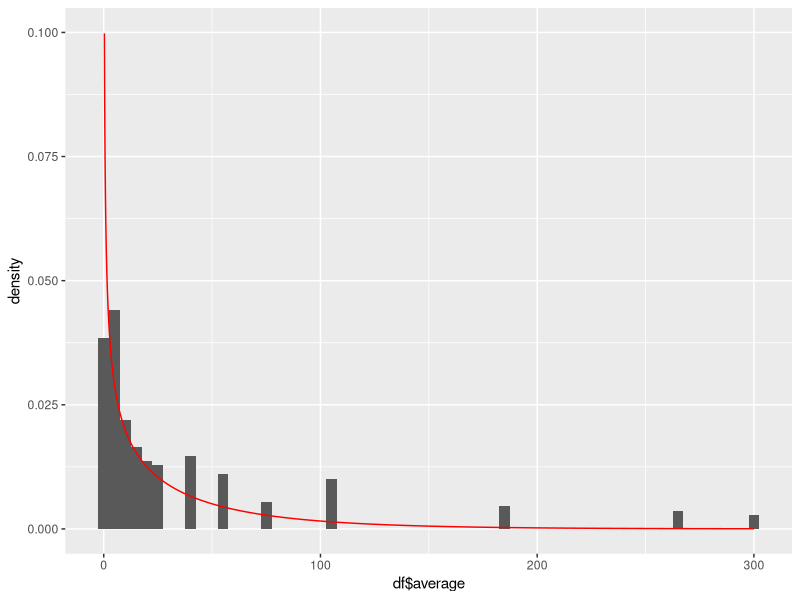
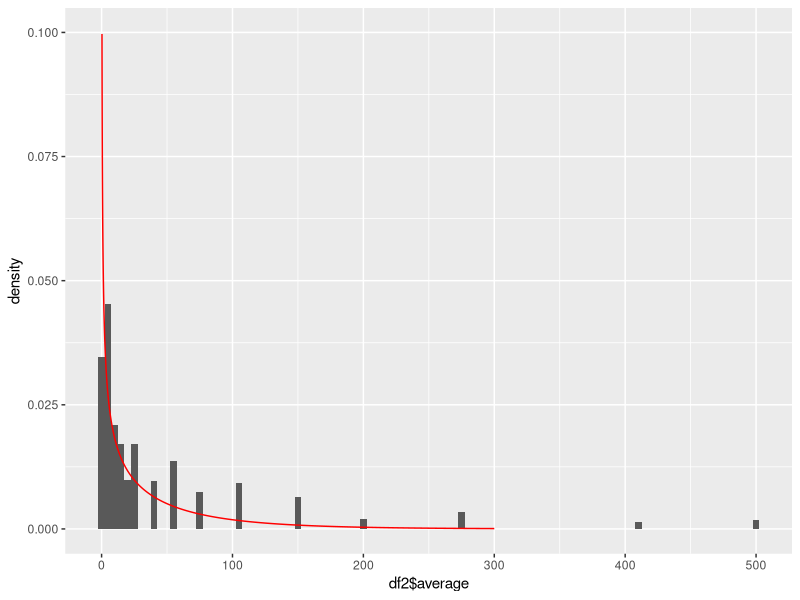

Reproduce these figures in R, in order.
library(tidyverse)
df <- data.frame(c(rep(1.389,42),rep(4.661,48),rep(9.991,24),rep(15.482,18),rep(20.232,15),rep(26.616,14),rep(40.278,16),rep(56.414,12),rep(74.985,6),rep(106.851,11),rep(184.735,5),rep(264.025,4),rep(300,3)))
names(df) <- "average"

gamma <- function(a){ #create the gamma function, being used in the gamma distribution
  fun <- function(x){ #create the function being used in the integral
    x^(a-1)*exp(-x)
  }
  int <- integrate(fun, 0, Inf) #integrate the function
  int$value #return numeric answer
}

loglik <- function(p,z){ #create the loglikelihood function using the gamma function, parameters p and data z
  a <- p[1]
  b <- p[2]
  ll <- z^(a-1)/(gamma(a)*b^a)*exp(-z/b)
  sum(log(ll))
}

p <- c(1,2) #inital values
m <- optim(p, loglik, hessian = TRUE,control = list(fnscale=-1), z = df$average) #optimization
#we know that the mean of the gamma distribution is equal to a*b. By comparing the mean of the fitted gammadistribution
#by the mean of the data we can see whether we have done it right
mean(df$average)
m$par[1]*m$par[2]
#as they are both close to 33.5 we get the idea that the optimization went well. We can check this visually:
x.grid <- seq(0, to = 300, by =0.01)
estimated.density <- x.grid^(m$par[1]-1)/(gamma(m$par[1])*m$par[2]^m$par[1])*exp(-x.grid/m$par[2])
dd <- data.frame(x.grid, estimated.density)

ggplot(df) +
  geom_histogram(aes(x=df$average, stat(density)), binwidth = 5) + #plot the data
  geom_line(data = dd, aes(x=x.grid, y=estimated.density), color = "red")+ #plot the density function
  ylim(0,0.1) #only show y from 0 to 0.1 to make it visually more pleasant

df2 <- data.frame(c(rep(1.25,101),rep(5,132),rep(10,61),rep(15,50),rep(20,29),rep(27.5,50),rep(40,28),rep(57.5,40),rep(77.5,22),rep(106.25,27),rep(150,19),rep(200,6),rep(275,10), rep(412.5,4), rep(500, 5)))
names(df2) <- "average"
m2 <- optim(p, loglik, hessian = TRUE,control = list(fnscale=-1), z = df2$average)
estimated.density2 <- x.grid^(m2$par[1]-1)/(gamma(m2$par[1])*m2$par[2]^m2$par[1])*exp(-x.grid/m2$par[2])
dd2 <- data.frame(x.grid, estimated.density2)

ggplot(df2) +
  geom_histogram(aes(x=df2$average, stat(density)), binwidth = 5) + #plot the data
  geom_line(data = dd2, aes(x=x.grid, y=estimated.density2), color = "red")+ #plot the density function
  ylim(0,0.1) #only show y from 0 to 0.1 to make it visually more pleasant

#Assuming that the payments x_i follow a gamma distribution with parameters a and b, the point 
#estimate for the expected payment is the E(X_i) = a*b
expected.payment <- m$par[1]*m$par[2]

